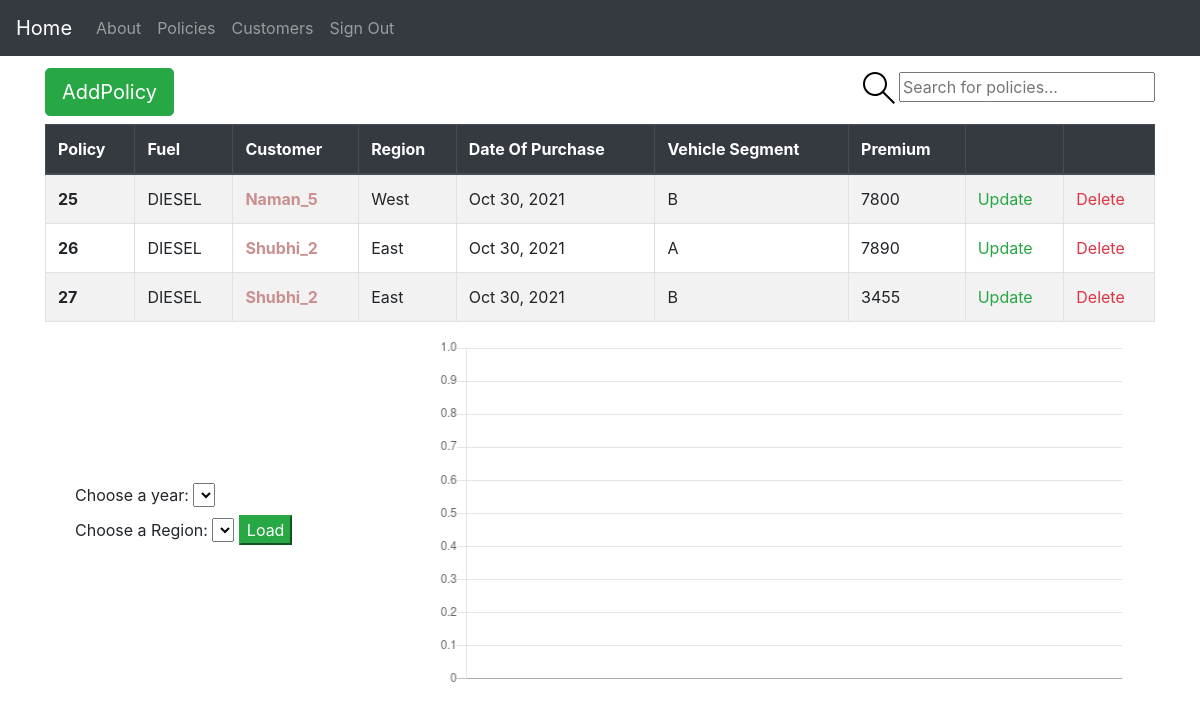
The app's page /policies/ (signed in), older data.
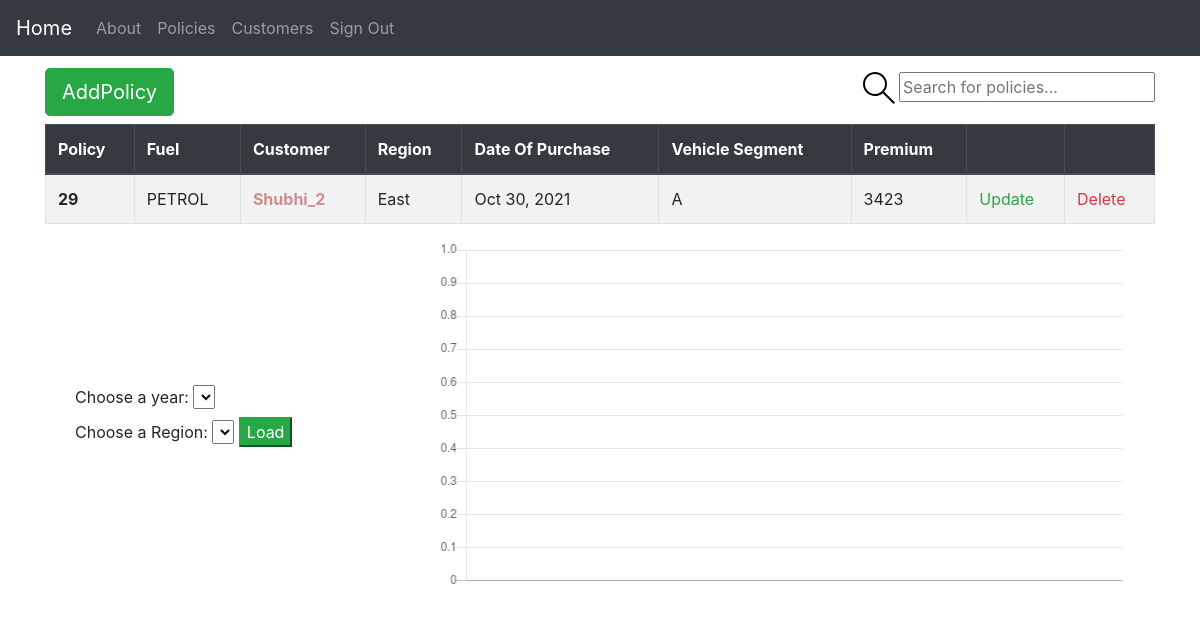
The same page, newer data.
### insurance/base/models.py (models this page shows, shortened)
class BaseModel(models.Model):
    created_at = models.DateTimeField(auto_now_add=True)
    updated_at = models.DateTimeField(auto_now=True)
    class Meta:
        abstract = True

class Policy(BaseModel):
    FUEL_CHOICES = (
        ("CNG", "cng"),
        ("DIESEL", "diesel"),
        ("PETROL", "petrol"),
    )
    VEHICLE_SEGMENT = (
        ("A", "A"),
        ("B", "B"),
        ("C", "C"),
    )
    fuel = models.CharField(max_length=50, choices=FUEL_CHOICES)
    customer = models.ForeignKey(
        Customer, related_name="policies", on_delete=models.CASCADE
    )
    vehicle_segment = models.CharField(max_length=50, choices=VEHICLE_SEGMENT)
    premium = models.IntegerField(
        validators=[MinValueValidator(0), MaxValueValidator(100000)]
    )
    class Meta:
        verbose_name = "Policy"
        verbose_name_plural = "Policies"
        ordering = ("created_at",)

class Customer(BaseModel):
    GENDER_CHOICES = (
        ("Male", "Male"),
        ("Female", "Female"),
        ("Other", "Other"),
    )
    INCOME_CHOICES = (
        ("0-25k", "0-$25k"),
        (">$70", ">$70K"),
        ("$25-$70", "$25-$70K"),
    )
    REGION_CHOICES = (
        ("east", "east"),
        ("west", "west"),
        ("south", "south"),
        ("north", "north"),
    )
    name = models.CharField(max_length=50)
    gender = models.CharField(max_length=50, choices=GENDER_CHOICES)
    income_group = models.CharField(max_length=50, choices=INCOME_CHOICES)
    region = models.CharField(max_length=50, choices=REGION_CHOICES)
    marital_status = models.BooleanField(default=False)
    class Meta:
        verbose_name = "Customer"
        verbose_name_plural = "Customers"
    def __str__(self):
        return f"{self.name}_{self.id}"

### insurance/base/views.py (the view)
# urls.py: path("policies/", view=policy_view, name="policies"),
@login_required(login_url="account_login")
def policy_view(request):
    order_by = request.GET.get("order_by", "created_at")
    q = request.GET.get("q") if request.GET.get("q") is not None else ""
    policies = Policy.objects.filter(
        Q(id__icontains=q)
        | Q(customer__id__icontains=q)
        | Q(customer__name__icontains=q)
    ).order_by(order_by)
    context = {"policies": policies}
    return render(request, "policy/policies.html", context)

### insurance/utils/context_processors.py (called while the page is built)
def settings_context(_request):
    return {"DEBUG": settings.DEBUG}

### insurance/templates/policy/policies.html (shortened to what this page needs)
{% extends "base.html" %}
{% block content %}
<div class="header">
  <a href="{% url "base:createPolicy" %}" class="btn btn-success btn-lg my-2" role="button"
    aria-disabled="true">AddPolicy</a>
  {% if policies %}
  <form class="header__search" method="GET" action="{% url "base:policies" %}">
    <label>
      <input placeholder="Search for policies..." name="q" />
    </label>
  </form>
  {% endif %}
</div>
{% if policies %}
{% include "policy/policy_table.html" %}
{% include "charts/statistics.html" %}
{% endif %}
{% endblock content %}

### insurance/templates/policy/policy_table.html (shortened to what this page needs)
<table class="table table-bordered table-striped">
  <thead class="thead-dark">
    <tr>
      <th scope="col"><a href="?order_by=id">Policy</a></th>
      <th scope="col"><a href="?order_by=fuel">Fuel</a></th>
      <th scope="col"><a href="?order_by=customer">Customer</a></th>
      <th scope="col"><a href="#">Region</a></th>
      <th scope="col"><a href="?order_by=created_at">Date Of Purchase</a></th>
      <th scope="col"><a href="?order_by=vehicle_segment">Vehicle Segment</a></th>
      <th scope="col"><a href="?order_by=premium">Premium</a></th>
      <th scope="col"></th>
      <th scope="col"></th>
    </tr>
  </thead>
  <tbody>
    {% for policy in policies %}
    <tr>
      <th scope="row">{{ policy.id }}</th>
      <td>{{policy.fuel}}</td>
      <td class="font-weight-bold">
        <a href="{% url "base:customerDetail" policy.customer.id %}">
          {{policy.customer}}
        </a>
      </td>
      <td>{{policy.customer.region|title }}</td>
      <td>{{policy.created_at | date:"M d, Y" }}</td>
      <td>{{policy.vehicle_segment}}</td>
      <td>{{policy.premium}}</td>
      <td>
        <a href="{% url "base:updatePolicy" policy.id %}" class="text-success">Update</a>
      </td>
      <td>
        <a href="{% url "base:deletePolicy" policy.id %}" class="text-danger">Delete</a>
      </td>
    </tr>
    {% endfor %}
  </tbody>
</table>

Row changes from the older to the newer data that the page shows:
removed Policy: id "25", fuel "DIESEL", customer "Naman_5", customer.region "West", created_at "Oct 30, 2021", vehicle_segment "B", premium "7800"
removed Policy: id "26", fuel "DIESEL", customer "Shubhi_2", customer.region "East", created_at "Oct 30, 2021", vehicle_segment "A", premium "7890"
removed Policy: id "27", fuel "DIESEL", customer "Shubhi_2", customer.region "East", created_at "Oct 30, 2021", vehicle_segment "B", premium "3455"
added Policy: id "29", fuel "PETROL", customer "Shubhi_2", customer.region "East", created_at "Oct 30, 2021", vehicle_segment "A", premium "3423"
